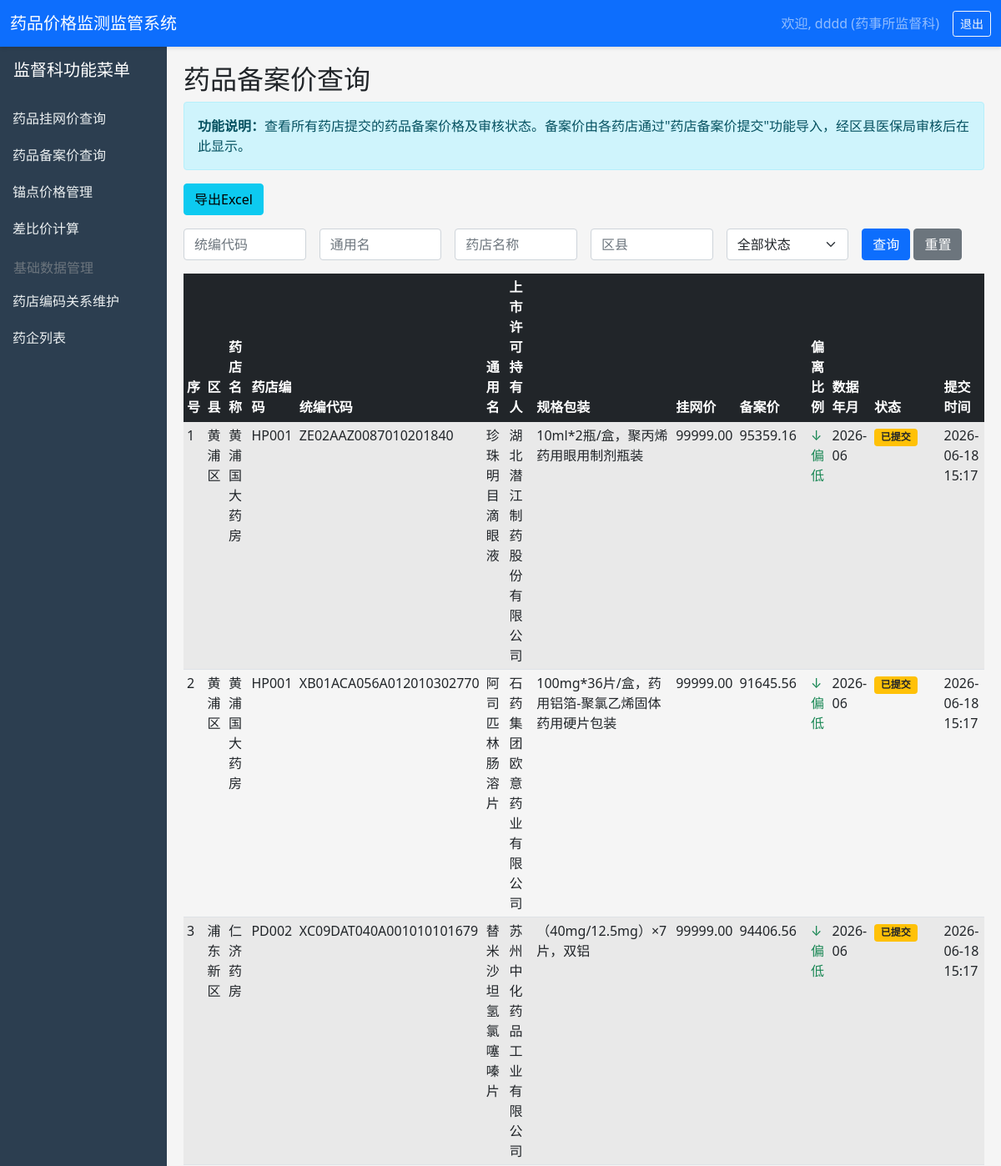
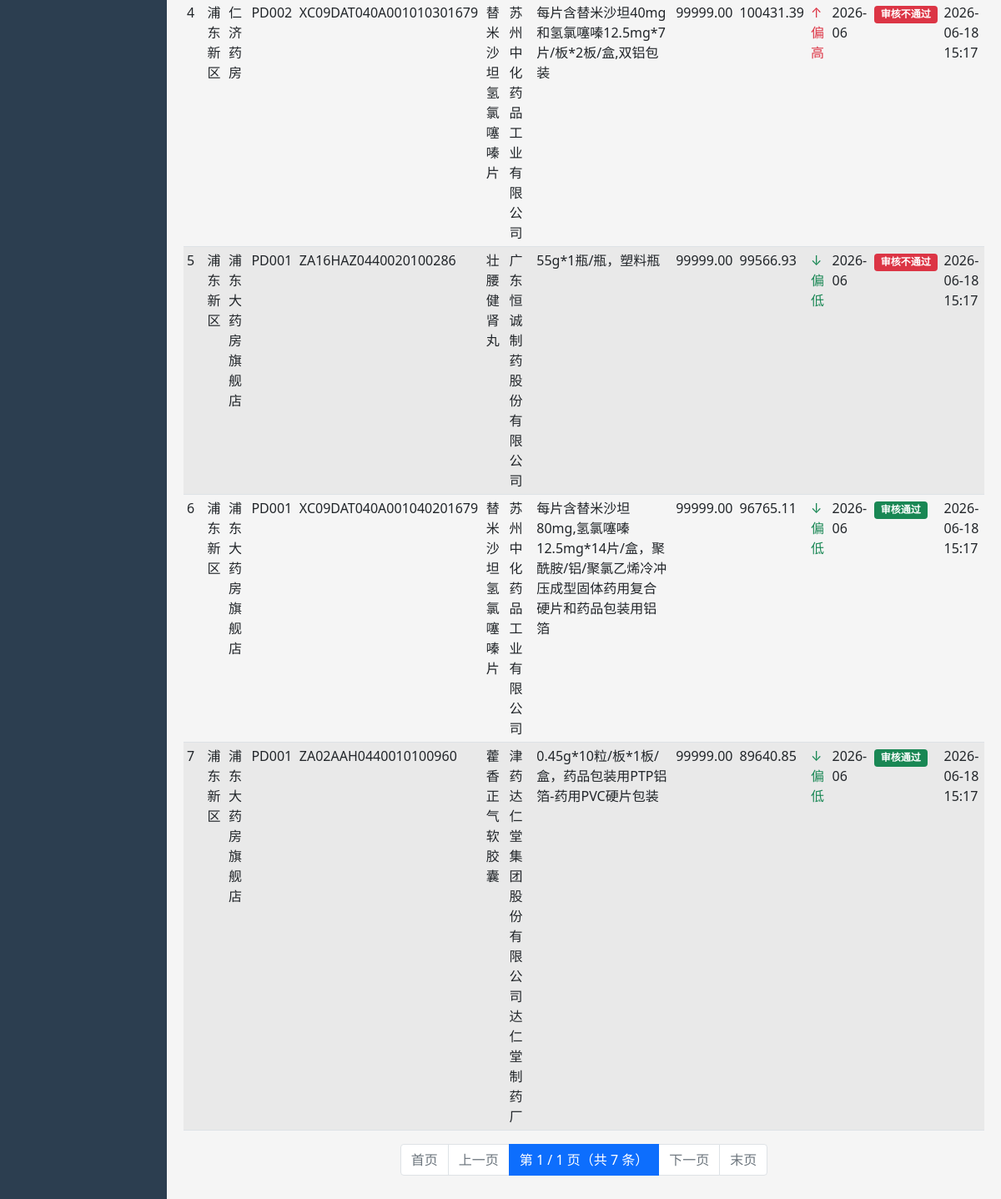
Screenshot of /supervisor/pharmacy-records/ (signed in) with the database file from the repository (2 pictures, top to bottom).
### core/models.py (models this page shows, shortened)
class User(AbstractUser):
    USER_TYPE_CHOICES = [
        ('admin', '系统管理员'),
        ('supervisor', '药事所监督科'),
        ('drug_section', '药事所药品科'),
        ('pharmacy', '药店'),
        ('company', '药企'),
        ('district', '区县医保局'),
    ]
    user_type = models.CharField(max_length=20, choices=USER_TYPE_CHOICES, verbose_name='用户类型')
    phone = models.CharField(max_length=20, blank=True, verbose_name='联系电话')
    department = models.ForeignKey('Department', on_delete=models.SET_NULL, null=True, blank=True, related_name='users')
    organization = models.CharField(max_length=200, blank=True, verbose_name='所属机构')
    medical_insurance_code = models.CharField(max_length=50, blank=True, verbose_name='医保编码')
    class Meta:
        verbose_name = '用户'
        verbose_name_plural = '用户'

class PharmacyRecord(models.Model):
    pharmacy = models.ForeignKey(Pharmacy, on_delete=models.CASCADE, related_name='records')
    drug = models.ForeignKey(Drug, on_delete=models.CASCADE, related_name='pharmacy_records')
    record_price = models.DecimalField(max_digits=12, decimal_places=2, verbose_name='备案价')
    record_date = models.DateField(verbose_name='数据年月')
    status = models.CharField(max_length=20, choices=DrugRecordStatus.choices, default=DrugRecordStatus.SUBMITTED, verbose_name='状态')
    created_at = models.DateTimeField(auto_now_add=True)
    updated_at = models.DateTimeField(auto_now=True)
    class Meta:
        verbose_name = '药店备案价'
        verbose_name_plural = '药店备案价'

class Pharmacy(models.Model):
    pharmacy_code = models.CharField(max_length=50, unique=True, verbose_name='药店编码')
    pharmacy_name = models.CharField(max_length=200, verbose_name='药店名称')
    medical_insurance_code = models.CharField(max_length=50, verbose_name='医保编码')
    district = models.CharField(max_length=50, verbose_name='区县')
    district_fk = models.ForeignKey('District', on_delete=models.SET_NULL, null=True, blank=True, related_name='pharmacies', verbose_name='所属区县')
    address = models.CharField(max_length=300, blank=True, verbose_name='地址')
    phone = models.CharField(max_length=20, blank=True, verbose_name='电话')
    created_at = models.DateTimeField(auto_now_add=True)
    class Meta:
        verbose_name = '药店'
        verbose_name_plural = '药店'

class Drug(models.Model):
    code = models.CharField(max_length=50, unique=True, verbose_name='统编代码')
    drug_category = models.CharField(max_length=50, choices=DrugCategory.choices, verbose_name='药品分类')
    generic_name = models.CharField(max_length=200, verbose_name='通用名')
    catalog_dosage_form = models.CharField(max_length=100, blank=True, verbose_name='目录剂型')
    description_dosage_form = models.CharField(max_length=100, blank=True, verbose_name='表述剂型')
    spec_package = models.CharField(max_length=500, blank=True, verbose_name='规格包装')
    content = models.CharField(max_length=50, blank=True, verbose_name='含量')
    content_unit = models.CharField(max_length=20, blank=True, verbose_name='含量单位')
    volume = models.CharField(max_length=50, blank=True, verbose_name='装量')
    volume_unit = models.CharField(max_length=20, blank=True, verbose_name='装量单位')
    quantity = models.CharField(max_length=50, blank=True, verbose_name='计价数量')
    quantity_unit = models.CharField(max_length=20, blank=True, verbose_name='计价数量单位')
    package_quantity = models.CharField(max_length=50, blank=True, verbose_name='包装数量')
    usage_days = models.CharField(max_length=50, blank=True, verbose_name='服用天数')
    standard_holder = models.CharField(max_length=200, blank=True, verbose_name='标化持有人')
    catalog_holder = models.CharField(max_length=300, blank=True, verbose_name='目录序号&标化持有人')
    catalog_name = models.CharField(max_length=200, blank=True, verbose_name='医保目录名')
    special_note = models.CharField(max_length=200, blank=True, verbose_name='特殊标注')
    network_price = models.DecimalField(max_digits=12, decimal_places=2, default=0, verbose_name='挂网价')
    anchor_price = models.DecimalField(max_digits=12, decimal_places=2, default=0, verbose_name='锚点价格')
    is_standard = models.BooleanField(default=False, verbose_name='是否标准品')
    standard_mark = models.CharField(max_length=100, blank=True, verbose_name='标准品标记')
    standard_price = models.DecimalField(max_digits=12, decimal_places=2, default=0, verbose_name='差比价')
    price_diff = models.DecimalField(max_digits=12, decimal_places=2, default=0, verbose_name='价差对比')
    unit_value = models.DecimalField(max_digits=20, decimal_places=6, default=0, verbose_name='单体差比值')
    class Meta:
        verbose_name = '药品'
        verbose_name_plural = '药品'

### core/views.py (the view)
# urls.py: path('supervisor/pharmacy-records/', v.supervisor_pharmacy_record_list, name='supervisor_pharmacy_record_list'),
@login_required
def supervisor_pharmacy_record_list(request):
    records = PharmacyRecord.objects.all().select_related('drug', 'pharmacy').order_by('-created_at')
    drug_code = request.GET.get('drug_code')
    generic_name = request.GET.get('generic_name')
    pharmacy_name = request.GET.get('pharmacy_name')
    district = request.GET.get('district')
    status = request.GET.get('status')
    record_date = request.GET.get('record_date')
    if drug_code:
        records = records.filter(drug__code__icontains=drug_code)
    if generic_name:
        records = records.filter(drug__generic_name__icontains=generic_name)
    if pharmacy_name:
        records = records.filter(pharmacy__pharmacy_name__icontains=pharmacy_name)
    if district:
        records = records.filter(pharmacy__district__icontains=district)
    if status:
        records = records.filter(status=status)
    if record_date:
        records = records.filter(record_date__startswith=record_date)
    paginator = Paginator(records, 20)
    page_number = request.GET.get('page')
    page_obj = paginator.get_page(page_number)
    return render(request, 'core/yaoshisuo/pharmacy_record_list.html', {'page_obj': page_obj})

### templates/core/yaoshisuo/pharmacy_record_list.html (shortened to what this page needs)
{% extends 'core/base.html' %}
{% block sidebar %}
<div class="p-3"><h5>监督科功能菜单</h5></div>
<a href="{% url 'supervisor_drug_list' %}">药品挂网价查询</a>
<a href="{% url 'supervisor_pharmacy_record_list' %}">药品备案价查询</a>
<a href="{% url 'supervisor_anchor_price_list' %}">锚点价格管理</a>
<a href="{% url 'calculate_ratio' %}">差比价计算</a>
<h6 class="mt-3 px-3 text-muted">基础数据管理</h6>
<a href="{% url 'supervisor_pharmacy_list' %}">药店编码关系维护</a>
<a href="{% url 'supervisor_company_list' %}">药企列表</a>
{% endblock %}
{% block content %}
<h2>药品备案价查询</h2>
<div class="alert alert-info mb-3">
    <strong>功能说明：</strong>查看所有药店提交的药品备案价格及审核状态。备案价由各药店通过"药店备案价提交"功能导入，经区县医保局审核后在此显示。
</div>
<a href="{% url 'supervisor_pharmacy_record_export' %}" class="btn btn-info mb-3">导出Excel</a>
<form method="get" class="row g-3 mb-3">
    <div class="col-md-2">
        <input type="text" name="drug_code" class="form-control" placeholder="统编代码" value="{{ request.GET.drug_code|default:'' }}">
    </div>
    <div class="col-md-2">
        <input type="text" name="generic_name" class="form-control" placeholder="通用名" value="{{ request.GET.generic_name|default:'' }}">
    </div>
    <div class="col-md-2">
        <input type="text" name="pharmacy_name" class="form-control" placeholder="药店名称" value="{{ request.GET.pharmacy_name|default:'' }}">
    </div>
    <div class="col-md-2">
        <input type="text" name="district" class="form-control" placeholder="区县" value="{{ request.GET.district|default:'' }}">
    </div>
    <div class="col-md-2">
        <select name="status" class="form-select">
            <option value="">全部状态</option>
        </select>
    </div>
    <div class="col-md-2">
        <button type="submit" class="btn btn-primary">查询</button>
        <a href="{% url 'supervisor_pharmacy_record_list' %}" class="btn btn-secondary">重置</a>
    </div>
</form>
<table class="table table-striped table-hover table-sm">
    <thead class="table-dark">
        <tr>
            <th>序号</th>
            <th>区县</th>
            <th>药店名称</th>
            <th>药店编码</th>
            <th>统编代码</th>
            <th>通用名</th>
            <th>上市许可持有人</th>
            <th>规格包装</th>
            <th>挂网价</th>
            <th>备案价</th>
            <th>偏离比例</th>
            <th>数据年月</th>
            <th>状态</th>
            <th>提交时间</th>
        </tr>
    </thead>
    <tbody>
        {% for record in page_obj %}
        <tr>
            <td>{{ page_obj.start_index|add:forloop.counter0 }}</td>
            <td>{{ record.pharmacy.district }}</td>
            <td>{{ record.pharmacy.pharmacy_name }}</td>
            <td>{{ record.pharmacy.pharmacy_code }}</td>
            <td>{{ record.drug.code }}</td>
            <td>{{ record.drug.generic_name }}</td>
            <td>{{ record.drug.standard_holder|default:'-' }}</td>
            <td>{{ record.drug.spec_package|default:'-' }}</td>
            <td>{{ record.drug.network_price }}</td>
            <td>{{ record.record_price }}</td>
            <td>
                {% if record.drug.network_price > 0 and record.record_price > record.drug.network_price %}
                <span class="text-danger">↑偏高</span>
                {% elif record.drug.network_price > 0 and record.record_price < record.drug.network_price %}
                <span class="text-success">↓偏低</span>
                {% elif record.drug.network_price > 0 %}
                <span class="text-muted">持平</span>
                {% else %}
                -
                {% endif %}
            </td>
            <td>{{ record.record_date|date:"Y-m" }}</td>
            <td>
                {% if record.status == '审核通过' %}
                <span class="badge bg-success">{{ record.get_status_display }}</span>
                {% elif record.status == '审核不通过' %}
                <span class="badge bg-danger">{{ record.get_status_display }}</span>
                {% elif record.status == '已提交' %}
                <span class="badge bg-warning text-dark">{{ record.get_status_display }}</span>
                {% else %}
                <span class="badge bg-secondary">{{ record.get_status_display }}</span>
                {% endif %}
            </td>
            <td>{{ record.created_at|date:"Y-m-d H:i" }}</td>
        </tr>
        {% empty %}
        <tr><td colspan="14" class="text-center">暂无药店备案价数据</td></tr>
        {% endfor %}
    </tbody>
</table>
{% include 'core/includes/pagination.html' %}
{% endblock %}

### templates/core/base.html (shortened to what this page needs)
<!DOCTYPE html>
<html lang="zh-CN">
<head>
    <link href="https://cdn.jsdelivr.net/npm/bootstrap@5.1.3/dist/css/bootstrap.min.css" rel="stylesheet">
</head>
<body>
    {% if user.is_authenticated %}
    <nav class="navbar navbar-expand-lg navbar-dark bg-primary">
        <div class="container-fluid">
            <a class="navbar-brand" href="{% url 'dashboard' %}">药品价格监测监管系统</a>
            <div class="collapse navbar-collapse">
                <span class="navbar-text me-3">
                    欢迎, {{ user.username }} ({{ user.get_user_type_display }})
                </span>
                <a href="{% url 'logout' %}" class="btn btn-sm btn-outline-light">退出</a>
            </div>
        </div>
    </nav>
    <div class="container-fluid">
        <div class="row">
            <div class="col-md-2 sidebar p-0">
                {% block sidebar %}{% endblock %}
            </div>
            <div class="col-md-10 content">
                {% block content %}{% endblock %}
            </div>
        </div>
    </div>
    {% else %}
    {% block login_content %}{% endblock %}
    {% endif %}
</body>
</html>

### templates/core/base.html (style rules this page uses)
body { background-color: #f5f5f5; }
.sidebar { min-height: 100vh; background: #2c3e50; color: white; }
.sidebar a { color: #ecf0f1; text-decoration: none; padding: 10px 15px; display: block; }
.content { padding: 20px; }
.navbar { box-shadow: 0 2px 4px rgba(0,0,0,0.1); }

### rows the page displays
User: username "dddd", user_type "药事所监督科"
PharmacyRecord: start_index|add "1", pharmacy.district "黄浦区", pharmacy.pharmacy_name "黄浦国大药房", pharmacy.pharmacy_code "HP001", drug.code "ZE02AAZ0087010201840", drug.generic_name "珍珠明目滴眼液", drug.standard_holder "湖北潜江制药股份有限公司", drug.spec_package "10ml*2瓶/盒，聚丙烯药用眼用制剂瓶装", drug.network_price "99999.00", record_price "95359.16", shows "↓偏低", record_date "2026-06", status "已提交", created_at "2026-06-18 15:17"
PharmacyRecord: start_index|add "2", pharmacy.district "黄浦区", pharmacy.pharmacy_name "黄浦国大药房", pharmacy.pharmacy_code "HP001", drug.code "XB01ACA056A012010302770", drug.generic_name "阿司匹林肠溶片", drug.standard_holder "石药集团欧意药业有限公司", drug.spec_package "100mg*36片/盒，药用铝箔-聚氯乙烯固体药用硬片包装", drug.network_price "99999.00", record_price "91645.56", shows "↓偏低", record_date "2026-06", status "已提交", created_at "2026-06-18 15:17"
PharmacyRecord: start_index|add "3", pharmacy.district "浦东新区", pharmacy.pharmacy_name "仁济药房", pharmacy.pharmacy_code "PD002", drug.code "XC09DAT040A001010101679", drug.generic_name "替米沙坦氢氯噻嗪片", drug.standard_holder "苏州中化药品工业有限公司", drug.spec_package "（40mg/12.5mg）×7片，双铝", drug.network_price "99999.00", record_price "94406.56", shows "↓偏低", record_date "2026-06", status "已提交", created_at "2026-06-18 15:17"
PharmacyRecord: start_index|add "4", pharmacy.district "浦东新区", pharmacy.pharmacy_name "仁济药房", pharmacy.pharmacy_code "PD002", drug.code "XC09DAT040A001010301679", drug.generic_name "替米沙坦氢氯噻嗪片", drug.standard_holder "苏州中化药品工业有限公司", drug.spec_package "每片含替米沙坦40mg和氢氯噻嗪12.5mg*7片/板*2板/盒,双铝包装", drug.network_price "99999.00", record_price "100431.39", shows "↑偏高", record_date "2026-06", status "审核不通过", created_at "2026-06-18 15:17"
PharmacyRecord: start_index|add "5", pharmacy.district "浦东新区", pharmacy.pharmacy_name "浦东大药房旗舰店", pharmacy.pharmacy_code "PD001", drug.code "ZA16HAZ0440020100286", drug.generic_name "壮腰健肾丸", drug.standard_holder "广东恒诚制药股份有限公司", drug.spec_package "55g*1瓶/瓶，塑料瓶", drug.network_price "99999.00", record_price "99566.93", shows "↓偏低", record_date "2026-06", status "审核不通过", created_at "2026-06-18 15:17"
PharmacyRecord: start_index|add "6", pharmacy.district "浦东新区", pharmacy.pharmacy_name "浦东大药房旗舰店", pharmacy.pharmacy_code "PD001", drug.code "XC09DAT040A001040201679", drug.generic_name "替米沙坦氢氯噻嗪片", drug.standard_holder "苏州中化药品工业有限公司", drug.spec_package "每片含替米沙坦80mg,氢氯噻嗪12.5mg*14片/盒，聚酰胺/铝/聚氯乙烯冷冲压成型固体药用复合硬片和药品包装用铝箔", drug.network_price "99999.00", record_price "96765.11", shows "↓偏低", record_date "2026-06", status "审核通过", created_at "2026-06-18 15:17"
PharmacyRecord: start_index|add "7", pharmacy.district "浦东新区", pharmacy.pharmacy_name "浦东大药房旗舰店", pharmacy.pharmacy_code "PD001", drug.code "ZA02AAH0440010100960", drug.generic_name "藿香正气软胶囊", drug.standard_holder "津药达仁堂集团股份有限公司达仁堂制药厂", drug.spec_package "0.45g*10粒/板*1板/盒，药品包装用PTP铝箔-药用PVC硬片包装", drug.network_price "99999.00", record_price "89640.85", shows "↓偏低", record_date "2026-06", status "审核通过", created_at "2026-06-18 15:17"

### other values shown
{{ page_obj.number }} "1"
{{ page_obj.paginator.num_pages }} "1"
{{ page_obj.paginator.count }} "7"
